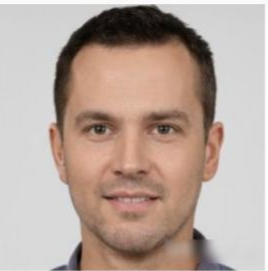
#> input picture Agent工单/Agent工单3/研发/strong_input/source_face.png, 268 x 271 px
$ python -i comfyui_pose.py   (imports and definitions only)
#> lines starting #> are read from the running program, lines starting #| are printed output that depends on the picture
### Agent工单/Agent工单3/研发/config.py
# -*- coding: utf-8 -*-
"""
==============================================================================
功能说明：项目配置模块（WSL + SD WebUI API 版本）
==============================================================================
本文件定义了文生图智能体项目的所有配置参数，包括：
  - SD WebUI API 连接配置
  - 模型路径配置（WSL 路径）
  - Milvus / Redis 缓存（可选，默认关闭）
  - 图像生成参数（推理步数、引导系数、图像尺寸等）
  - 人脸旋转角度配置 / 扩图参数配置
  - 日志配置（统一使用 logging 模块）

工单编号：人工智能NLP-Agent数字人项目-文生图智能体任务
==============================================================================
"""

import os
import logging
from dataclasses import dataclass

PROJECT_ROOT = os.path.dirname(os.path.abspath(__file__))
OUTPUT_DIR = os.path.join(PROJECT_ROOT, "output")
INPUT_DIR = os.path.join(PROJECT_ROOT, "input")
MODELS_DIR = os.path.join(PROJECT_ROOT, "models")

os.makedirs(OUTPUT_DIR, exist_ok=True)
os.makedirs(INPUT_DIR, exist_ok=True)
os.makedirs(MODELS_DIR, exist_ok=True)

LOG_LEVEL = "INFO"
LOG_FORMAT = "%(asctime)s [%(levelname)s] %(name)s: %(message)s"


# [14 lines left out: function setup_logging, not called in this run]


# ============================================================
# SD WebUI API 配置（核心：通过 REST API 调用本地 SD WebUI）
# ============================================================
@dataclass
class WebUIConfig:
    """SD WebUI API 连接配置"""
    base_url: str = "http://127.0.0.1:7861"
    timeout: int = 300                          # API 超时秒数
    wait_startup: bool = True                   # 是否等待 WebUI 启动
    startup_timeout: int = 300                  # 启动超时秒数


# ============================================================
# 模型配置（WSL 路径）
# ============================================================
def resolve_sd_model_path() -> str:
    """解析 SD 模型路径（WSL）"""
    candidates = [
        os.environ.get("SD_MODEL_PATH", ""),
        os.path.join(MODELS_DIR, "v1-5-pruned-emaonly.safetensors"),
        "/home/zzy/stable-diffusion-webui/models/Stable-diffusion/v1-5-pruned-emaonly.safetensors",
    ]
    for path in candidates:
        if path and os.path.exists(path):
            return path
    return candidates[-1]


@dataclass
class ModelConfig:
    """模型相关配置"""
    sd_model_path: str = resolve_sd_model_path()
    face_detector_backend: str = "mediapipe"
    device: str = "cpu"     # WSL 里走 WebUI API，不需要本地 GPU 推理
    dtype: str = "float32"
    use_controlnet: bool = False


# ============================================================
# Milvus 配置（可选，默认禁用）
# ============================================================
@dataclass
class MilvusConfig:
    enabled: bool = False                       # 默认关闭
    host: str = "localhost"
    port: int = 19530
    collection_name: str = "face_prompt_vectors"
    vector_dim: int = 1024
    index_type: str = "IVF_FLAT"
    metric_type: str = "COSINE"
    nlist: int = 128
    top_k: int = 5


# ============================================================
# Redis 配置（可选，默认禁用）
# ============================================================
@dataclass
class RedisConfig:
    enabled: bool = False                       # 默认关闭
    host: str = "localhost"
    port: int = 6379
    db: int = 0
    password: str = ""
    cache_prefix: str = "face_gen:"
    expire_seconds: int = 86400
    max_cache_size: int = 1000


# ============================================================
# 检索配置
# ============================================================
@dataclass
class RetrievalConfig:
    enable_semantic_retrieval: bool = False     # 需要 Milvus，默认关闭
    similarity_threshold: float = 0.92
    reuse_only_same_task: bool = True


# ============================================================
# 生成参数配置
# ============================================================
@dataclass
class GenerationConfig:
    """SD 推理参数"""
    num_inference_steps: int = 30
    guidance_scale: float = 7.5
    image_width: int = 512
    image_height: int = 512
    denoising_strength: float = 0.25            # img2img 噪声强度（低=保留原图）
    seed: int = 42                              # 默认种子，-1为随机


# ============================================================
# 面部旋转配置
# ============================================================
@dataclass
class FaceRotationConfig:
    """面部旋转参数"""
    left_rotation_angle: float = -30.0
    right_rotation_angle: float = 30.0
    frontal_angle: float = 0.0
    crop_margin: int = 50
    face_fidelity: float = 0.75
    denoising_strength: float = 0.25   # 低强度=保留身份，高强度=改变人脸


# ============================================================
# ControlNet 配置（本地 diffusers 管线，不依赖 WebUI API）
# ============================================================
@dataclass
class ControlNetConfig:
    """ControlNet OpenPose + SD 本地推理配置"""
    enabled: bool = False
    sd_model_path: str = (
        "/home/zzy/stable-diffusion-webui/models/Stable-diffusion/"
        "v1-5-pruned-emaonly.safetensors"
    )
    controlnet_model_path: str = (
        "/home/zzy/stable-diffusion-webui/models/ControlNet/"
        "control_v11p_sd15_openpose.pth"
    )
    controlnet_config_path: str = (
        "/home/zzy/stable-diffusion-webui/models/ControlNet/config.json"
    )
    body_pose_model_path: str = ""              # OpenPose 模型路径，留空自动查找
    device: str = "cuda"                        # 推理设备
    torch_dtype: str = "float16"                # 精度
    conditioning_scale: float = 0.85            # ControlNet 控制强度
    use_ip_adapter: bool = False                # 是否加载 IP-Adapter
    ip_adapter_model_path: str = (
        "/home/zzy/stable-diffusion-webui/models/ControlNet/models/"
        "ip-adapter-plus-face_sd15.safetensors"
    )
    ip_adapter_scale: float = 0.7               # IP-Adapter 影响强度
    offline_mode: bool = True                   # 离线模式，不从 HF 在线下载


# ============================================================
# 强控制路线配置（推荐：ComfyUI + InstantID / IP-Adapter Face）
# ============================================================
@dataclass
class StrongControlConfig:
    """强身份一致性路线配置"""
    enabled: bool = True
    workflow_path: str = os.path.join(PROJECT_ROOT, "设计", "instantid_workflow_api.json")
    input_dir: str = os.path.join(PROJECT_ROOT, "研发", "strong_input")
    output_dir: str = os.path.join(PROJECT_ROOT, "研发", "strong_output")
    comfyui_api_url: str = "http://127.0.0.1:8188"
    checkpoint_name: str = "v1-5-pruned-emaonly.safetensors"
    checkpoint_family: str = "sd15"
    instantid_controlnet_name: str = "ControlNetModel/diffusion_pytorch_model.safetensors"
    allow_fallback: bool = False
    fallback_use_controlnet: bool = False


# ============================================================
# 扩图配置
# ============================================================
@dataclass
class OutpaintConfig:
    """图像扩图参数"""
    expand_ratio: float = 1.5
    expand_top: bool = True
    expand_bottom: bool = True
    expand_left: bool = True
    expand_right: bool = True
    denoising_strength: float = 0.80
    prompt: str = (
        "professional portrait photography, same person, "
        "upper body shot, elegant casual clothing, "
        "natural studio lighting with neutral background, "
        "sharp focus, 8k, highly detailed, "
        "seamless image extension, perfect composition, "
        "clean edges, natural skin texture"
    )
    negative_prompt: str = (
        "different person, face change, identity change, "
        "deformed, bad anatomy, disfigured, blurry, "
        "distorted, visible seams, hard edges, cut off, "
        "poorly drawn, watermark, text, signature, "
        "double face, multiple faces, different clothing, "
        "messy background, cluttered, low resolution"
    )


# ============================================================
# Prompt 模板 (从 prompts.py 导入，此处保留向后兼容)
# ============================================================
from prompts import FACE_PROMPT_TEMPLATE, FACE_NEGATIVE_PROMPT, FACE_CONTROLNET_TEMPLATE  # noqa: F401


# ============================================================
# 千问图像编辑模型配置（DashScope API）
# ============================================================
@dataclass
class QwenImageEditConfig:
    """千问 Qwen-Image-Edit-Max 图像编辑模型配置"""
    # API 连接
    api_key: str = "sk-cb2873cdfdb543d1a8a05f3ffda4620c"
    # 注意：图像编辑模型使用 DashScope 原生 multimodal API，
    # 与文本模型的 compatible-mode 端点不同
    base_url: str = "https://dashscope.aliyuncs.com/api/v1"
    # 文本对话可用: https://dashscope.aliyuncs.com/compatible-mode/v1
    model: str = "qwen-image-edit-max"

    # 生成参数
    n: int = 1                              # 输出图片数量 (1-6)
    size: str = "1024*1024"                 # 输出分辨率
    watermark: bool = False                 # 是否添加水印
    prompt_extend: bool = True              # 是否扩展提示词
    seed: int = -1                          # 随机种子，-1为随机
    negative_prompt: str = ""               # 反向提示词


# ============================================================
# 创建全局配置实例
# ============================================================
webui_config = WebUIConfig()
model_config = ModelConfig()
milvus_config = MilvusConfig()
redis_config = RedisConfig()
retrieval_config = RetrievalConfig()
gen_config = GenerationConfig()
face_config = FaceRotationConfig()
outpaint_config = OutpaintConfig()
controlnet_config = ControlNetConfig()
strong_control_config = StrongControlConfig()
qwen_config = QwenImageEditConfig()


# [14 lines left out: function log_config, not called in this run]

### Agent工单/Agent工单3/研发/comfyui_pose.py
# -*- coding: utf-8 -*-
"""
ComfyUI 姿态/面部处理模块 — 骨架图生成、InstantID 源脸标准化、姿态参考图构建。
方法通过 monkeypatch 注册为 ComfyUIClient 类方法。

工单编号：人工智能NLP-Agent数字人项目-文生图智能体任务
"""

import cv2
import numpy as np

# 控制 from comfyui_pose import * 导出（含私有函数以保持向后兼容）
__all__ = ['_make_face_skeleton', '_make_simple_face_skeleton',
           '_prepare_instantid_source_face', '_normalize_pose_reference',
           '_make_pose_reference_from_source', '_build_pose_refs_with_affine']


# ================================================================
# 面部骨架图生成（模块级工具函数）
# ================================================================

# [29 lines left out: function _make_face_skeleton, not called in this run]


def _make_simple_face_skeleton(h: int, w: int) -> np.ndarray:
    """兼容旧接口 — 默认居中骨架（无偏移）。"""
    return _make_face_skeleton(h, w, face_shift_x=0.0)


# ================================================================
# InstantID 源脸预处理（将注册为 ComfyUIClient 静态方法）
# ================================================================

# [90 lines left out: functions _prepare_instantid_source_face, _normalize_pose_reference, _make_pose_reference_from_source, _build_pose_refs_with_affine, not called in this run]


# ================================================================
# Monkeypatch 注册
# ================================================================
from comfyui_client import ComfyUIClient  # noqa: E402 — 延迟导入

ComfyUIClient._prepare_instantid_source_face = staticmethod(_prepare_instantid_source_face)
ComfyUIClient._normalize_pose_reference = staticmethod(_normalize_pose_reference)
ComfyUIClient._make_pose_reference_from_source = staticmethod(_make_pose_reference_from_source)
ComfyUIClient._build_pose_refs_with_affine = staticmethod(_build_pose_refs_with_affine)

>>> import cv2
>>> picture = cv2.imread('strong_input/source_face.png')
#> picture is the input picture: shape (271, 268, 3); mean B, G, R 156.5, 166.1, 184.3
>>> result = _build_pose_refs_with_affine(picture)
#> in make_variant, `resized = cv2.resize(warped, (scaled_w, height), interpolation=cv2.INT..`:
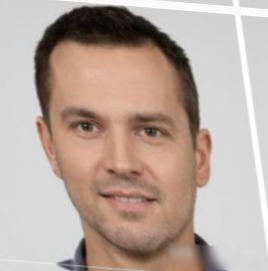
#> warped: shape (271, 268, 3); mean of channels 0, 1, 2 157.7, 167.2, 185.2; drawn as B, G, R
#> in make_variant, `canvas[:, start:start + scaled_w] = resized`:
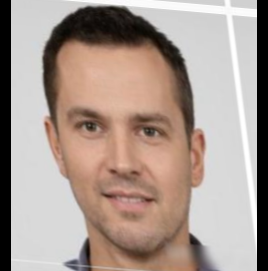
#> canvas: shape (271, 268, 3); mean of channels 0, 1, 2 144.8, 153.4, 170; drawn as B, G, R
#> call 2 of _normalize_pose_reference, with target_w = 268, target_h = 271
#> in _normalize_pose_reference (call 2), `canvas[y0:y0 + inner_h, x0:x0 + inner_w] = inner`:
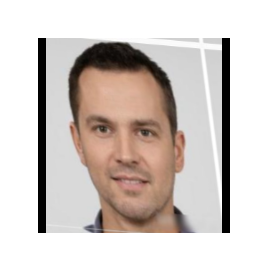
#> canvas: shape (271, 268, 3); mean of channels 0, 1, 2 198, 202.5, 211; drawn as B, G, R
#> call 2 of make_variant, with shift_x_ratio = 0.08, scale_x = 0.92
#> in make_variant (call 2), `matrix = cv2.getAffineTransform(src, dst)`: matrix = [[1, -0.139, 30.84], [0.0809, 1, -10.84]]
#> in make_variant (call 2), `warped = cv2.warpAffine(source_img, matrix, (width, height), flags=cv2..`:
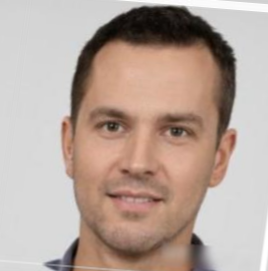
#> warped: shape (271, 268, 3); mean B, G, R 155.6, 165.3, 183.8
#> in make_variant (call 2), `resized = cv2.resize(warped, (scaled_w, height), interpolation=cv2.INT..`:
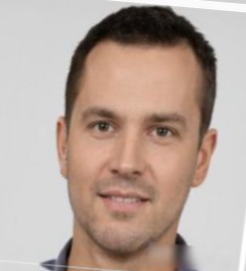
#> resized: shape (271, 246, 3); mean B, G, R 155.6, 165.3, 183.7
#> in make_variant (call 2), `canvas[:, start:start + scaled_w] = resized`:
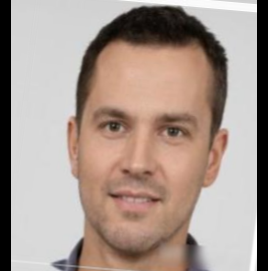
#> canvas: shape (271, 268, 3); mean B, G, R 142.9, 151.7, 168.7
#> call 3 of _normalize_pose_reference, with target_w = 268, target_h = 271
#> in _normalize_pose_reference (call 3), `canvas[y0:y0 + inner_h, x0:x0 + inner_w] = inner`:
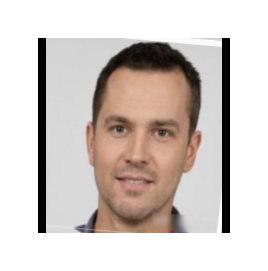
#> canvas: shape (271, 268, 3); mean B, G, R 197, 201.6, 210.3
#> result = 3 items
